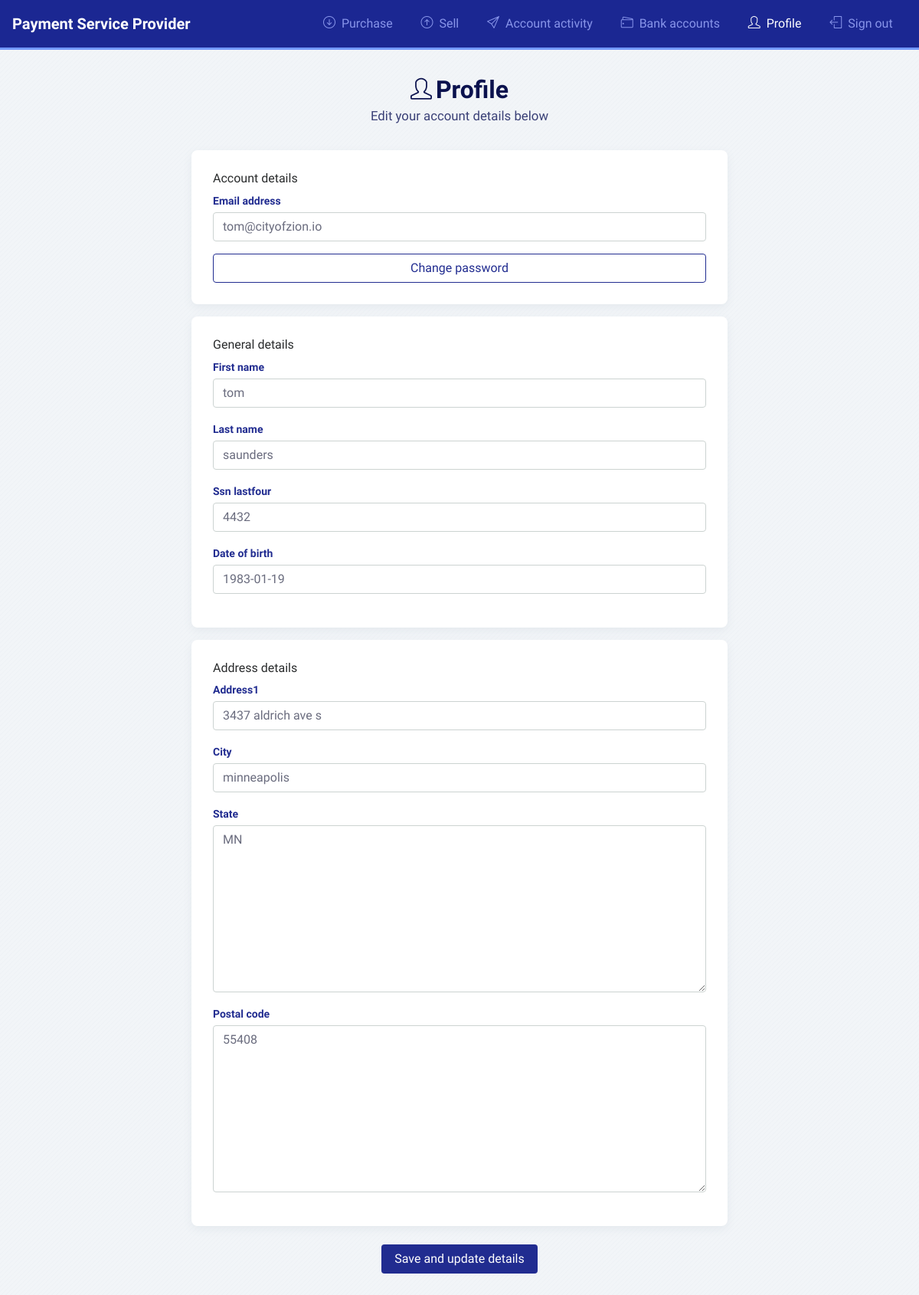
/customer/profile/ (signed in), run on the app's committed database.
### customer/models.py (models this page shows, shortened)
class PSPUser(AbstractBaseUser, PermissionsMixin):
    email = models.EmailField(
        verbose_name='email address',
        max_length=255,
        unique=True,
    )
    first_name = models.CharField(max_length=128)
    last_name = models.CharField(max_length=128)
    is_active = models.BooleanField(default=True)
    is_admin = models.BooleanField(default=False)
    date_joined = models.DateTimeField(auto_now_add=True)
    last_login = models.DateTimeField(auto_now=True)
    dwolla_url = models.URLField(blank=True, null=True)
    customer_type = models.CharField(max_length=32, default='personal')
    address1 = models.CharField(max_length=50)
    address2 = models.CharField(max_length=50, blank=True, null=True)
    city = models.CharField(max_length=128)
    postal_code = USZipCodeField()
    state = USStateField()
    ssn_lastfour = models.CharField(max_length=4)
    date_of_birth = models.DateField()
    is_seller = models.BooleanField(default=False)
    objects = PSPUserManager()
    pending_deposit = models.ForeignKey(
        'customer.Deposit', blank=True, null=True, on_delete=models.SET_NULL)
    USERNAME_FIELD = 'email'
    REQUIRED_FIELDS = ['first_name', 'last_name', 'address1', 'city',
                       'postal_code', 'state', 'ssn_lastfour', 'date_of_birth']
    @property
    def dwolla_id(self):
        if self.dwolla_url:
            return self.dwolla_url.split('/')[-1]
        return None
    def to_json(self):
        datetostr = self.date_of_birth.strftime('%Y-%m-%d')
        return {
            'email': self.email,
            'firstName': self.first_name,
            'lastName': self.last_name,
            'type': self.customer_type,
            'address1': self.address1,
            'city': self.city,
            'state': self.state,
            'postalCode': self.postal_code,
            'dateOfBirth': datetostr,
            'ssn': self.ssn_lastfour
        }

### customer/views.py (the view, shortened to what this page needs)
# urls.py: path('profile/', ProfileView.as_view(), name='profile'),
class ProfileView(View):
    form_class = PSPProfileForm
    template_name = 'account/profile.html'
    @method_decorator(login_required)
    def get(self, request, *args, **kwargs):
        form = self.form_class(instance=request.user)
        return render(request, self.template_name, {'form': form})

### customer/forms.py
class PSPProfileForm(forms.ModelForm):
    use_required_attribute = True
    required_css_class = 'required'
    class Meta:
        model = PSPUser
        fields = ('email', 'first_name', 'last_name', 'address1', 'city',
                  'state', 'postal_code', 'ssn_lastfour', 'date_of_birth',)

### nexpsp/context_processors.py (called while the page is built)
def crypto_prices(request):
    ctx = {}
    for price in Price.objects.all():
        ctx['price_%s' % price.asset] = price.usd
    return ctx

### templates/account/profile.html (shortened to what this page needs)
{% extends "account/base.html" %}
{% load bootstrap4 %}
{% load i18n %}
{% block content %}
<h1><i class="icon icon-user larger-icon"></i>{% trans "Profile" %}</h1>
<p class="text-center larger-body-copy">{% trans "Edit your account details below" %}</p>
    <div class="row">
        <div class="col-sm-12">
            <form class="update-profile" method="post" action="{% url 'profile' %}">
                <div class="row">
                    <div class="card card-block col-sm-12">
                        <h6>Account details</h6>
                            {% bootstrap_field form.email %}
                            <a class="btn btn-secondary" href="{% url 'password_change' %}">Change password</a>
                    </div>
                    <div class="card card-block col-sm-12 mt-3">
                        <h6>General details</h6>
                            {% bootstrap_field form.first_name %}
                            {% bootstrap_field form.last_name %}
                            {% bootstrap_field form.ssn_lastfour %}
                            {% bootstrap_field form.date_of_birth %}
                    </div>
                    <div class="card card-block col-sm-12 mt-3">
                        <h6>Address details</h6>
                            {% bootstrap_field form.address1 %}
                            {% bootstrap_field form.city %}
                            {% bootstrap_field form.state %}
                            {% bootstrap_field form.postal_code %}
                    </div>
                </div>
                <div class="col-sm centered-button mt-4">
                    <button type="submit" class="btn btn-primary">{% trans "Save and update details" %}</button>
                </div>
            </form>
        </div>
    </div>
{% endblock %}
{% block footer_js %}
    <link href="https://cdn.jsdelivr.net/gh/atatanasov/gijgo@1.7.3/dist/combined/css/gijgo.min.css" rel="stylesheet" type="text/css" />
{% endblock %}

### static/app_custom.css (style rules this page uses)
body, html { -moz-osx-font-smoothing: grayscale; }
body { font-family: 'Hind Madurai', sans-serif; background: url('bootstrapv4/images/sign-in-image-03.jpg') no-repeat center center fixed; background-size: cover; }
body.loggedin { font-family: 'Hind Madurai', sans-serif; background: #f2f5f8; background-color: #f2f5f8; background-size: auto; }
h1 { font-size: 2rem; font-weight: 600; text-align: center; color: #0B124E; margin-bottom: 0.25rem; }
p { color: #3A4077; }
.larger-body-copy { font-size: 1.05rem; margin-bottom: 2rem; }
.larger-icon { font-size: 1.75rem; margin-right: 5px; }
.card { border: none; border-radius: 0.5rem; box-shadow: 0 4px 12px #E4E9EE; }
.form-group label { color: #212C90; font-weight: 600; font-size: 0.875rem; margin-bottom: 0.25rem; }
.card-block { padding: 1.75rem; }
.form-group { margin-bottom: 1.5rem; }
.form-control { color: #6A6C7E; border: 1px solid rgba(204, 211, 209, 1.0); border-radius: 0.25rem; font-family: 'Hind Madurai', sans-serif; }
.form-control::placeholder { color: #6A6C7E; opacity: 1; }
.centered-button { text-align: center; }
.btn-primary { font-weight: 500; font-size: 1rem; color: #fff; background-color: #212C90; font-family: 'Hind Madurai', sans-serif; }
.btn-secondary { background: none; border: 1px solid #212C90; font-family: 'Hind Madurai', sans-serif; color: #212C90; }

### data on the page
PSPUser: email "tom@cityofzion.io", first_name "tom", last_name "saunders", ssn_lastfour "4432", date_of_birth "1983-01-19", address1 "3437 aldrich ave s", city "minneapolis", state "MN", postal_code "55408"
